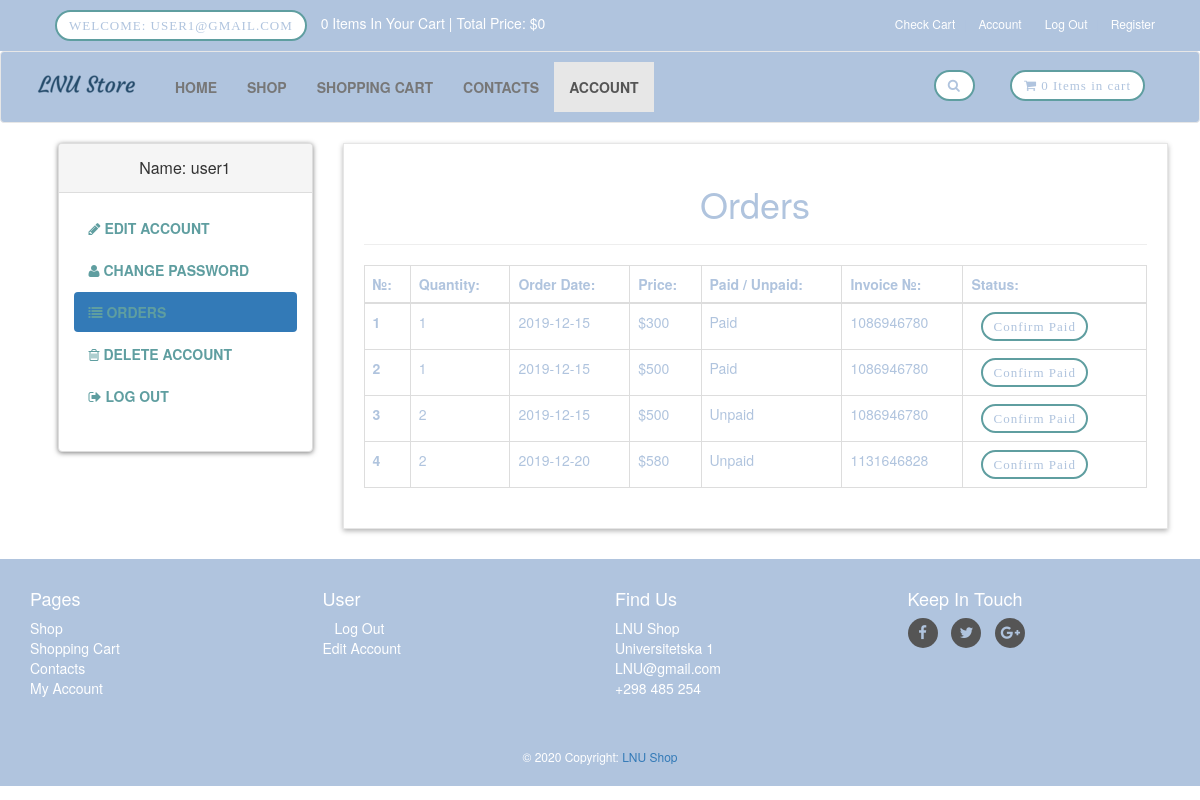
Screenshot of /customer/account.php?orders (signed in) with the database file from the repository.
### tables this page shows
CREATE TABLE `customers` (
  `customer_id` int(10) NOT NULL,
  `customer_name` varchar(255) NOT NULL,
  `customer_phone` varchar(255) NOT NULL,
  `customer_email` varchar(255) NOT NULL,
  `customer_address` text NOT NULL,
  `customer_city` text NOT NULL,
  `customer_country` text NOT NULL,
  `customer_pass` varchar(255) NOT NULL,
  `customer_ip` varchar(100) NOT NULL
);

CREATE TABLE `customer_orders` (
  `order_id` int(10) NOT NULL,
  `customer_id` int(10) NOT NULL,
  `qty` int(10) NOT NULL,
  `order_date` date NOT NULL,
  `price` int(100) NOT NULL,
  `order_status` text NOT NULL,
  `invoice_no` int(100) NOT NULL
);

### customer/orders.php (the view)
<center>
    <h1>Orders </h1>
</center>
<hr>
<div class="table-responsive">
    <table class="table table-bordered table-hover">
        <thead>
            <tr>
                <th> №: </th>
                <th> Quantity: </th>
                <th> Order Date:</th>
                <th> Price: </th>
                <th> Paid / Unpaid: </th>
                <th> Invoice №: </th>
                <th> Status: </th>
            </tr>
        </thead>
        <tbody>
            <?php
            $customer_session = $_SESSION['customer_email'];
            $get_customer = "select * from customers where customer_email='$customer_session'";
            $run_customer = mysqli_query($con,$get_customer);
            $row_customer = mysqli_fetch_array($run_customer);
            $customer_id = $row_customer['customer_id'];
            $get_orders = "select * from customer_orders where customer_id='$customer_id'";
            $run_orders = mysqli_query($con,$get_orders);
            $i = 0;
            while($row_orders = mysqli_fetch_array($run_orders)){
                $order_id = $row_orders['order_id'];
                $qty = $row_orders['qty'];
                $order_date = substr($row_orders['order_date'],0,11);
                $get_price = $row_orders['price'];
                $order_status = $row_orders['order_status'];
                $invoice_no = $row_orders['invoice_no'];
                $i++;
                if($order_status=='pending'){
                    $order_status = 'Unpaid';
                }else{
                    $order_status = 'Paid';
                }
            ?>
            <tr>
                <th> <?php echo $i; ?> </th>
                <td> <?php echo $qty; ?> </td>
                <td> <?php echo $order_date; ?> </td>
                <td> $<?php echo $get_price; ?> </td>
                <td> <?php echo $order_status; ?> </td>
                <td> <?php echo $invoice_no; ?> </td>
                <td>
                    <a href="confirm.php?order_id=<?php echo $order_id; ?>" target="_blank" class="btn btn-primary btn-sm"> Confirm Paid </a>
                </td>
            </tr>
            <?php } ?>
        </tbody>
    </table>
</div>

### customer/sidebar1.php
<div class="panel panel-default sidebar-menu">
    <div class="panel-heading">
        <?php
        $customer_session = $_SESSION['customer_email'];
        $get_customer = "select * from customers where customer_email='$customer_session'";
        $run_customer = mysqli_query($con,$get_customer);
        $row_customer = mysqli_fetch_array($run_customer);
        $customer_name = $row_customer['customer_name'];
        if(!isset($_SESSION['customer_email'])){
        }else{
            echo "
                <h3 class='panel-title' align='center'>
                    Name: $customer_name
                </h3>
            ";
        }
        ?>
    </div>
    <div class="panel-body">
        <ul class="nav-pills nav-stacked nav category-menu">
            <li class="<?php if(isset($_GET['edit_acc'])){ echo "active"; } ?>">
                <a href="account.php?edit_acc">
                    <i class="fa fa-pencil"></i> Edit Account
                </a>
            </li>
            <li class="<?php if(isset($_GET['change_pass'])){ echo "active"; } ?>">
                <a href="account.php?change_pass">
                    <i class="fa fa-user"></i> Change Password
                </a>
            </li>
            <li class="<?php if(isset($_GET['orders'])){ echo "active"; } ?>">
                <a href="account.php?orders">
                    <i class="fa fa-list"></i> Orders
                </a>
            </li>
            <li class="<?php if(isset($_GET['delete_account'])){ echo "active"; } ?>">
                <a href="account.php?delete_account">
                    <i class="fa fa-trash-o"></i> Delete Account
                </a>
            </li>
            <li>
                <a href="logout.php">
                    <i class="fa fa-sign-out"></i> Log Out
                </a>
            </li>
        </ul>
    </div>
</div>

### customer/styles/style.css (style rules this page uses)
body { font-size: 14px; line-height: 1.42857143; color: #B0C4DE; background: #ffffff; overflow-x: hidden; }
.btn { margin-left: 10px; margin-right: 10px; }
.btn-primary { font-family: Raleway-SemiBold; font-size: 13px; color: #B0C4DE; letter-spacing: 1px; line-height: 15px; border: 2px solid #5F9EA0; border-radius: 40px; background: transparent; background-color: #fff !important; transition: all 0.3s ease 0s; }
#content .panel.sidebar-menu { box-sizing: border-box; box-shadow: 0px 1px 5px rgba(0, 0, 0, .5); }
#content .panel.sidebar-menu ul.nav.category-menu { margin-bottom: 20px; }
#content .panel.sidebar-menu ul.nav.category-menu li a { text-transform: uppercase; font-weight: 600; color: #5F9EA0; }
#content .panel.sidebar-menu h3 { padding: 5px 0px; margin: 0px; }

### rows the page displays
customers: customer_name "user1"
customer_orders: qty "1", order_date "2019-12-15", price "300", order_status "Paid", invoice_no "1086946780"
customer_orders: qty "1", order_date "2019-12-15", price "500", order_status "Paid", invoice_no "1086946780"
customer_orders: qty "2", order_date "2019-12-15", price "500", order_status "Unpaid", invoice_no "1086946780"
customer_orders: qty "2", order_date "2019-12-20", price "580", order_status "Unpaid", invoice_no "1131646828"

### other values shown
$_SESSION['customer_email'] "USER1@GMAIL.COM"
$count_items "0 0"
$total "0"
